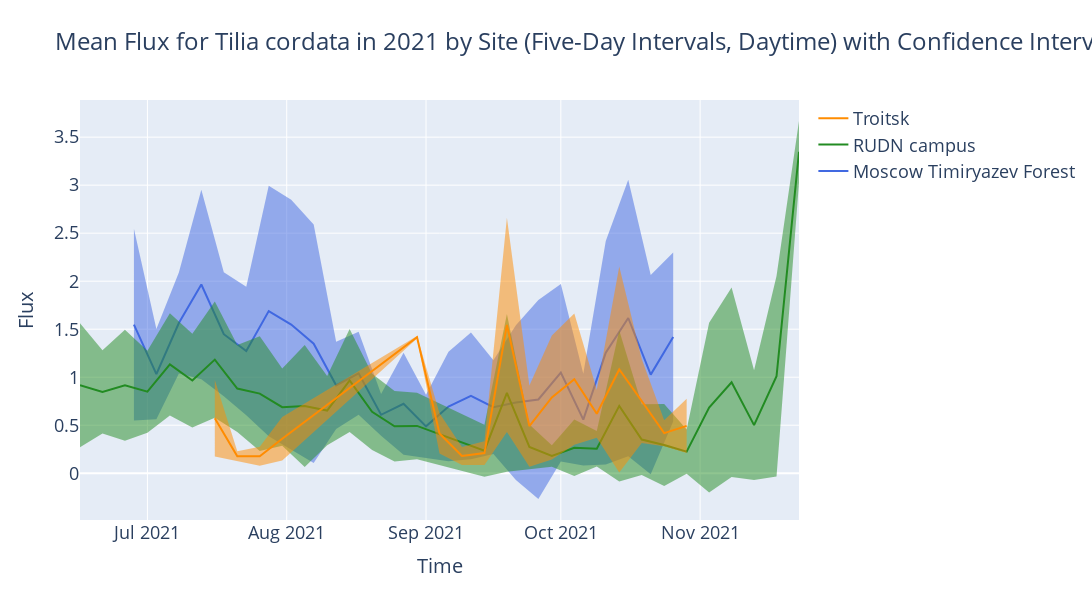

The notebook cell this image was saved under:
### Code cell
import pandas as pd
import numpy as np
import plotly.graph_objects as go

# Filter the data for Tilia cordata, 2021 timestamps, Flux values less than or equal to 500, and daytime hours (6 AM to 6 PM)
filtered_data = ttdata[(ttdata['Species'] == 'Tilia cordata') & (ttdata['years'] == 2021) & (ttdata['Flux'] <= 5) & (ttdata['hours'] >= 6) & (ttdata['hours'] <= 18)]

# Set the Timestamp column as the DataFrame index
filtered_data = filtered_data.set_index('Timestamp')

# Define a custom function to calculate the mean flux value and standard deviation for each five-day interval
def resample_mean_flux(group):
    mean_flux = group['Flux'].resample('5D').mean()
    std_dev = group['Flux'].resample('5D').std()
    return pd.DataFrame({'Flux': mean_flux, 'Std_dev': std_dev}, index=mean_flux.index)


# Group the data by Site, then apply the custom function
resampled_data = filtered_data.groupby(['Site']).apply(resample_mean_flux).reset_index()

# Drop rows with missing values
resampled_data = resampled_data.dropna()

# Create a line plot using Plotly graph_objects
fig = go.Figure()

# Define a custom color dictionary for each site
site_colors = {
    'Moscow Timiryazev Forest': 'royalblue',
    'RUDN campus': 'forestgreen',
    'Troitsk': 'darkorange'
}

for site in resampled_data['Site'].unique():
    site_data = resampled_data[resampled_data['Site'] == site]
    fig.add_trace(go.Scatter(x=site_data['Timestamp'], y=site_data['Flux'], name=site, mode='lines', line=dict(color=site_colors[site])))
    fig.add_trace(go.Scatter(x=site_data['Timestamp'], y=site_data['Flux'] + site_data['Std_dev'], name=site + ' Upper Bound', mode='lines', line=dict(width=0, color=site_colors[site]), showlegend=False))
    fig.add_trace(go.Scatter(x=site_data['Timestamp'], y=site_data['Flux'] - site_data['Std_dev'], name=site + ' Lower Bound', mode='lines', line=dict(width=0, color=site_colors[site]), fill='tonexty', showlegend=False))


fig.update_layout(
    title=dict(
        text='Mean Flux for Tilia cordata in 2021 by Site (Five-Day Intervals, Daytime) with Confidence Intervals',
        font=dict(
            size=24,
        ),
    ),
    xaxis=dict(
        title=dict(
            text='Time',
            font=dict(
                size=20,
            ),
        ),
    ),
    yaxis=dict(
        title=dict(
            text='Flux',
            font=dict(
                size=20,
            ),
        ),
    ),
    font=dict(
        size=18,
    ),
    height=600,
    width=1500,
)

fig.show()

### Figure 1 — Plotly figure (JSON) as saved in the notebook; plotly's stock layout.template omitted (floating-point values rounded to 4 significant figures)
{"data": [{"line": {"color": "royalblue"}, "mode": "lines", "name": "Moscow Timiryazev Forest", "type": "scatter", "x": ["2021-06-28T00:00:00", "2021-07-03T00:00:00", "2021-07-08T00:00:00", "2021-07-13T00:00:00", "2021-07-18T00:00:00", "2021-07-23T00:00:00", "2021-07-28T00:00:00", "2021-08-02T00:00:00", "2021-08-07T00:00:00", "2021-08-12T00:00:00", "2021-08-17T00:00:00", "2021-08-22T00:00:00", "2021-08-27T00:00:00", "2021-09-01T00:00:00", "2021-09-06T00:00:00", "2021-09-11T00:00:00", "2021-09-16T00:00:00", "2021-09-21T00:00:00", "2021-09-26T00:00:00", "2021-10-01T00:00:00", "2021-10-06T00:00:00", "2021-10-11T00:00:00", "2021-10-16T00:00:00", "2021-10-21T00:00:00", "2021-10-26T00:00:00"], "y": [1.548, 1.032, 1.564, 1.966, 1.448, 1.273, 1.689, 1.548, 1.349, 0.9153, 1.041, 0.6087, 0.7232, 0.4881, 0.695, 0.8058, 0.6885, 0.7356, 0.7679, 1.047, 0.5583, 1.255, 1.617, 1.027, 1.419]}, {"line": {"color": "royalblue", "width": 0}, "mode": "lines", "name": "Moscow Timiryazev Forest Upper Bound", "showlegend": false, "type": "scatter", "x": ["2021-06-28T00:00:00", "2021-07-03T00:00:00", "2021-07-08T00:00:00", "2021-07-13T00:00:00", "2021-07-18T00:00:00", "2021-07-23T00:00:00", "2021-07-28T00:00:00", "2021-08-02T00:00:00", "2021-08-07T00:00:00", "2021-08-12T00:00:00", "2021-08-17T00:00:00", "2021-08-22T00:00:00", "2021-08-27T00:00:00", "2021-09-01T00:00:00", "2021-09-06T00:00:00", "2021-09-11T00:00:00", "2021-09-16T00:00:00", "2021-09-21T00:00:00", "2021-09-26T00:00:00", "2021-10-01T00:00:00", "2021-10-06T00:00:00", "2021-10-11T00:00:00", "2021-10-16T00:00:00", "2021-10-21T00:00:00", "2021-10-26T00:00:00"], "y": [2.546, 1.502, 2.089, 2.952, 2.094, 1.941, 2.993, 2.849, 2.591, 1.369, 1.472, 0.8264, 1.255, 0.8171, 1.266, 1.466, 1.176, 1.541, 1.804, 1.972, 1.035, 2.42, 3.055, 2.065, 2.3]}, {"fill": "tonexty", "line": {"color": "royalblue", "width": 0}, "mode": "lines", "name": "Moscow Timiryazev Forest Lower Bound", "showlegend": false, "type": "scatter", "x": ["2021-06-28T00:00:00", "2021-07-03T00:00:00", "2021-07-08T00:00:00", "2021-07-13T00:00:00", "2021-07-18T00:00:00", "2021-07-23T00:00:00", "2021-07-28T00:00:00", "2021-08-02T00:00:00", "2021-08-07T00:00:00", "2021-08-12T00:00:00", "2021-08-17T00:00:00", "2021-08-22T00:00:00", "2021-08-27T00:00:00", "2021-09-01T00:00:00", "2021-09-06T00:00:00", "2021-09-11T00:00:00", "2021-09-16T00:00:00", "2021-09-21T00:00:00", "2021-09-26T00:00:00", "2021-10-01T00:00:00", "2021-10-06T00:00:00", "2021-10-11T00:00:00", "2021-10-16T00:00:00", "2021-10-21T00:00:00", "2021-10-26T00:00:00"], "y": [0.5493, 0.5615, 1.039, 0.9795, 0.8025, 0.6045, 0.3858, 0.2472, 0.1074, 0.4611, 0.6089, 0.391, 0.1916, 0.1591, 0.1239, 0.1457, 0.2006, -0.06954, -0.2684, 0.1224, 0.08152, 0.08998, 0.1779, -0.0109, 0.5384]}, {"line": {"color": "forestgreen"}, "mode": "lines", "name": "RUDN campus", "type": "scatter", "x": ["2021-06-16T00:00:00", "2021-06-21T00:00:00", "2021-06-26T00:00:00", "2021-07-01T00:00:00", "2021-07-06T00:00:00", "2021-07-11T00:00:00", "2021-07-16T00:00:00", "2021-07-21T00:00:00", "2021-07-26T00:00:00", "2021-07-31T00:00:00", "2021-08-05T00:00:00", "2021-08-10T00:00:00", "2021-08-15T00:00:00", "2021-08-20T00:00:00", "2021-08-25T00:00:00", "2021-08-30T00:00:00", "2021-09-14T00:00:00", "2021-09-19T00:00:00", "2021-09-24T00:00:00", "2021-09-29T00:00:00", "2021-10-04T00:00:00", "2021-10-09T00:00:00", "2021-10-14T00:00:00", "2021-10-19T00:00:00", "2021-10-24T00:00:00", "2021-10-29T00:00:00", "2021-11-03T00:00:00", "2021-11-08T00:00:00", "2021-11-13T00:00:00", "2021-11-18T00:00:00", "2021-11-23T00:00:00"], "y": [0.9171, 0.8473, 0.916, 0.8489, 1.134, 0.9655, 1.183, 0.8823, 0.8293, 0.6884, 0.7, 0.653, 0.9659, 0.6402, 0.4886, 0.4926, 0.2344, 0.8365, 0.2746, 0.1799, 0.2657, 0.2543, 0.7014, 0.3508, 0.2946, 0.2251, 0.6837, 0.9475, 0.5007, 1.01, 3.347]}, {"line": {"color": "forestgreen", "width": 0}, "mode": "lines", "name": "RUDN campus Upper Bound", "showlegend": false, "type": "scatter", "x": ["2021-06-16T00:00:00", "2021-06-21T00:00:00", "2021-06-26T00:00:00", "2021-07-01T00:00:00", "2021-07-06T00:00:00", "2021-07-11T00:00:00", "2021-07-16T00:00:00", "2021-07-21T00:00:00", "2021-07-26T00:00:00", "2021-07-31T00:00:00", "2021-08-05T00:00:00", "2021-08-10T00:00:00", "2021-08-15T00:00:00", "2021-08-20T00:00:00", "2021-08-25T00:00:00", "2021-08-30T00:00:00", "2021-09-14T00:00:00", "2021-09-19T00:00:00", "2021-09-24T00:00:00", "2021-09-29T00:00:00", "2021-10-04T00:00:00", "2021-10-09T00:00:00", "2021-10-14T00:00:00", "2021-10-19T00:00:00", "2021-10-24T00:00:00", "2021-10-29T00:00:00", "2021-11-03T00:00:00", "2021-11-08T00:00:00", "2021-11-13T00:00:00", "2021-11-18T00:00:00", "2021-11-23T00:00:00"], "y": [1.563, 1.282, 1.494, 1.277, 1.667, 1.454, 1.788, 1.335, 1.427, 1.092, 1.335, 1.014, 1.502, 1.037, 0.8554, 0.8392, 0.5054, 1.658, 0.5068, 0.2921, 0.5607, 0.439, 1.488, 0.7194, 0.7217, 0.4561, 1.567, 1.933, 1.072, 2.053, 3.668]}, {"fill": "tonexty", "line": {"color": "forestgreen", "width": 0}, "mode": "lines", "name": "RUDN campus Lower Bound", "showlegend": false, "type": "scatter", "x": ["2021-06-16T00:00:00", "2021-06-21T00:00:00", "2021-06-26T00:00:00", "2021-07-01T00:00:00", "2021-07-06T00:00:00", "2021-07-11T00:00:00", "2021-07-16T00:00:00", "2021-07-21T00:00:00", "2021-07-26T00:00:00", "2021-07-31T00:00:00", "2021-08-05T00:00:00", "2021-08-10T00:00:00", "2021-08-15T00:00:00", "2021-08-20T00:00:00", "2021-08-25T00:00:00", "2021-08-30T00:00:00", "2021-09-14T00:00:00", "2021-09-19T00:00:00", "2021-09-24T00:00:00", "2021-09-29T00:00:00", "2021-10-04T00:00:00", "2021-10-09T00:00:00", "2021-10-14T00:00:00", "2021-10-19T00:00:00", "2021-10-24T00:00:00", "2021-10-29T00:00:00", "2021-11-03T00:00:00", "2021-11-08T00:00:00", "2021-11-13T00:00:00", "2021-11-18T00:00:00", "2021-11-23T00:00:00"], "y": [0.2717, 0.413, 0.3375, 0.421, 0.6016, 0.4773, 0.5774, 0.43, 0.2314, 0.2852, 0.06516, 0.2924, 0.4297, 0.2432, 0.1219, 0.146, -0.03651, 0.01513, 0.04242, 0.06778, -0.02935, 0.06955, -0.08496, -0.01776, -0.1325, -0.005959, -0.1999, -0.03851, -0.07079, -0.03286, 3.027]}, {"line": {"color": "darkorange"}, "mode": "lines", "name": "Troitsk", "type": "scatter", "x": ["2021-07-16T00:00:00", "2021-07-21T00:00:00", "2021-07-26T00:00:00", "2021-07-31T00:00:00", "2021-08-30T00:00:00", "2021-09-04T00:00:00", "2021-09-09T00:00:00", "2021-09-14T00:00:00", "2021-09-19T00:00:00", "2021-09-24T00:00:00", "2021-09-29T00:00:00", "2021-10-04T00:00:00", "2021-10-09T00:00:00", "2021-10-14T00:00:00", "2021-10-19T00:00:00", "2021-10-24T00:00:00", "2021-10-29T00:00:00"], "y": [0.5728, 0.1763, 0.1775, 0.3587, 1.416, 0.4149, 0.1795, 0.2095, 1.544, 0.4906, 0.7887, 0.9797, 0.619, 1.081, 0.7522, 0.4172, 0.4936]}, {"line": {"color": "darkorange", "width": 0}, "mode": "lines", "name": "Troitsk Upper Bound", "showlegend": false, "type": "scatter", "x": ["2021-07-16T00:00:00", "2021-07-21T00:00:00", "2021-07-26T00:00:00", "2021-07-31T00:00:00", "2021-08-30T00:00:00", "2021-09-04T00:00:00", "2021-09-09T00:00:00", "2021-09-14T00:00:00", "2021-09-19T00:00:00", "2021-09-24T00:00:00", "2021-09-29T00:00:00", "2021-10-04T00:00:00", "2021-10-09T00:00:00", "2021-10-14T00:00:00", "2021-10-19T00:00:00", "2021-10-24T00:00:00", "2021-10-29T00:00:00"], "y": [0.9709, 0.2295, 0.2759, 0.5856, 1.428, 0.6252, 0.2729, 0.334, 2.661, 0.9136, 1.434, 1.663, 0.8696, 2.154, 1.189, 0.5524, 0.7762]}, {"fill": "tonexty", "line": {"color": "darkorange", "width": 0}, "mode": "lines", "name": "Troitsk Lower Bound", "showlegend": false, "type": "scatter", "x": ["2021-07-16T00:00:00", "2021-07-21T00:00:00", "2021-07-26T00:00:00", "2021-07-31T00:00:00", "2021-08-30T00:00:00", "2021-09-04T00:00:00", "2021-09-09T00:00:00", "2021-09-14T00:00:00", "2021-09-19T00:00:00", "2021-09-24T00:00:00", "2021-09-29T00:00:00", "2021-10-04T00:00:00", "2021-10-09T00:00:00", "2021-10-14T00:00:00", "2021-10-19T00:00:00", "2021-10-24T00:00:00", "2021-10-29T00:00:00"], "y": [0.1746, 0.1231, 0.07902, 0.1318, 1.404, 0.2047, 0.08614, 0.08502, 0.4281, 0.06752, 0.1434, 0.2967, 0.3684, 0.008169, 0.3156, 0.2821, 0.2109]}], "layout": {"font": {"size": 18}, "height": 600, "title": {"font": {"size": 24}, "text": "Mean Flux for Tilia cordata in 2021 by Site (Five-Day Intervals, Daytime) with Confidence Intervals"}, "width": 1500, "xaxis": {"title": {"font": {"size": 20}, "text": "Time"}}, "yaxis": {"title": {"font": {"size": 20}, "text": "Flux"}}}}
